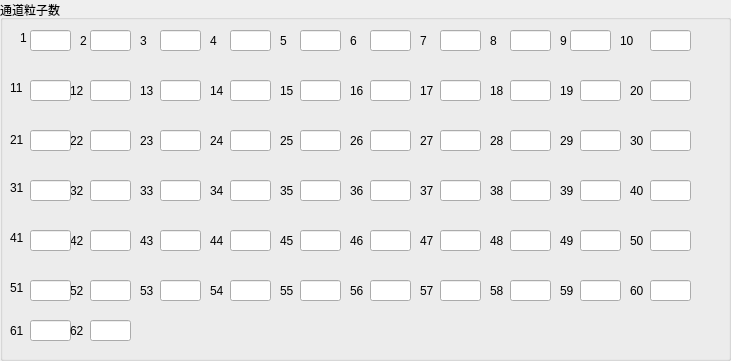
    <widget class="QGroupBox" name="groupBox_3">
     <property name="geometry">
      <rect>
       <x>60</x>
       <y>130</y>
       <width>731</width>
       <height>361</height>
      </rect>
     </property>
     <property name="title">
      <string>通道粒子数</string>
     </property>
     <widget class="QLabel" name="label_56">
      <property name="geometry">
       <rect>
        <x>20</x>
        <y>30</y>
        <width>21</width>
        <height>16</height>
       </rect>
      </property>
      <property name="text">
       <string>1</string>
      </property>
     </widget>
     <widget class="QLineEdit" name="cip_07">
      <property name="geometry">
       <rect>
        <x>30</x>
        <y>30</y>
        <width>41</width>
        <height>21</height>
       </rect>
      </property>
     </widget>
     <widget class="QLabel" name="label_57">
      <property name="geometry">
       <rect>
        <x>80</x>
        <y>30</y>
        <width>21</width>
        <height>21</height>
       </rect>
      </property>
      <property name="text">
       <string>2</string>
      </property>
     </widget>
     <widget class="QLineEdit" name="cip_08">
      <property name="geometry">
       <rect>
        <x>90</x>
        <y>30</y>
        <width>41</width>
        <height>21</height>
       </rect>
      </property>
     </widget>
     <widget class="QLabel" name="label_58">
      <property name="geometry">
       <rect>
        <x>140</x>
        <y>30</y>
        <width>21</width>
        <height>21</height>
       </rect>
      </property>
      <property name="text">
       <string>3</string>
      </property>
     </widget>
     <widget class="QLineEdit" name="cip_09">
      <property name="geometry">
       <rect>
        <x>160</x>
        <y>30</y>
        <width>41</width>
        <height>21</height>
       </rect>
      </property>
     </widget>
     <widget class="QLabel" name="label_59">
      <property name="geometry">
       <rect>
        <x>210</x>
        <y>30</y>
        <width>21</width>
        <height>21</height>
       </rect>
      </property>
      <property name="text">
       <string>4</string>
      </property>
     </widget>
     <widget class="QLineEdit" name="cip_010">
      <property name="geometry">
       <rect>
        <x>230</x>
        <y>30</y>
        <width>41</width>
        <height>21</height>
       </rect>
      </property>
     </widget>
     <widget class="QLabel" name="label_60">
      <property name="geometry">
       <rect>
        <x>280</x>
        <y>30</y>
        <width>21</width>
        <height>21</height>
       </rect>
      </property>
      <property name="text">
       <string>5</string>
      </property>
     </widget>
     <widget class="QLineEdit" name="cip_011">
      <property name="geometry">
       <rect>
        <x>300</x>
        <y>30</y>
        <width>41</width>
        <height>21</height>
       </rect>
      </property>
     </widget>
     <widget class="QLabel" name="label_61">
      <property name="geometry">
       <rect>
        <x>350</x>
        <y>30</y>
        <width>21</width>
        <height>21</height>
       </rect>
      </property>
      <property name="text">
       <string>6</string>
      </property>
     </widget>
     <widget class="QLineEdit" name="cip_012">
      <property name="geometry">
       <rect>
        <x>370</x>
        <y>30</y>
        <width>41</width>
        <height>21</height>
       </rect>
      </property>
     </widget>
     <widget class="QLabel" name="label_62">
      <property name="geometry">
       <rect>
        <x>420</x>
        <y>30</y>
        <width>21</width>
        <height>21</height>
       </rect>
      </property>
      <property name="text">
       <string>7</string>
      </property>
     </widget>
     <widget class="QLineEdit" name="cip_013">
      <property name="geometry">
       <rect>
        <x>440</x>
        <y>30</y>
        <width>41</width>
        <height>21</height>
       </rect>
      </property>
     </widget>
     <widget class="QLabel" name="label_63">
      <property name="geometry">
       <rect>
        <x>490</x>
        <y>30</y>
        <width>21</width>
        <height>21</height>
       </rect>
      </property>
      <property name="text">
       <string>8</string>
      </property>
     </widget>
     <widget class="QLineEdit" name="cip_014">
      <property name="geometry">
       <rect>
        <x>510</x>
        <y>30</y>
        <width>41</width>
        <height>21</height>
       </rect>
      </property>
     </widget>
     <widget class="QLabel" name="label_64">
      <property name="geometry">
       <rect>
        <x>560</x>
        <y>30</y>
        <width>21</width>
        <height>21</height>
       </rect>
      </property>
      <property name="text">
       <string>9</string>
      </property>
     </widget>
     <widget class="QLineEdit" name="cip_015">
      <property name="geometry">
       <rect>
        <x>570</x>
        <y>30</y>
        <width>41</width>
        <height>21</height>
       </rect>
      </property>
     </widget>
     <widget class="QLabel" name="label_65">
      <property name="geometry">
       <rect>
        <x>620</x>
        <y>30</y>
        <width>21</width>
        <height>21</height>
       </rect>
      </property>
      <property name="text">
       <string>10</string>
      </property>
     </widget>
     <widget class="QLineEdit" name="cip_016">
      <property name="geometry">
       <rect>
        <x>650</x>
        <y>30</y>
        <width>41</width>
        <height>21</height>
       </rect>
      </property>
     </widget>
     <widget class="QLabel" name="label_66">
      <property name="geometry">
       <rect>
        <x>280</x>
        <y>80</y>
        <width>21</width>
        <height>21</height>
       </rect>
      </property>
      <property name="text">
       <string>15</string>
      </property>
     </widget>
     <widget class="QLineEdit" name="cip_017">
      <property name="geometry">
       <rect>
        <x>30</x>
        <y>80</y>
        <width>41</width>
        <height>21</height>
       </rect>
      </property>
     </widget>
     <widget class="QLineEdit" name="cip_018">
      <property name="geometry">
       <rect>
        <x>90</x>
        <y>80</y>
        <width>41</width>
        <height>21</height>
       </rect>
      </property>
     </widget>
     <widget class="QLineEdit" name="cip_019">
      <property name="geometry">
       <rect>
        <x>160</x>
        <y>80</y>
        <width>41</width>
        <height>21</height>
       </rect>
      </property>
     </widget>
     <widget class="QLineEdit" name="cip_020">
      <property name="geometry">
       <rect>
        <x>230</x>
        <y>80</y>
        <width>41</width>
        <height>21</height>
       </rect>
      </property>
     </widget>
     <widget class="QLabel" name="label_67">
      <property name="geometry">
       <rect>
        <x>210</x>
        <y>80</y>
        <width>21</width>
        <height>21</height>
       </rect>
      </property>
      <property name="text">
       <string>14</string>
      </property>
     </widget>
     <widget class="QLabel" name="label_68">
      <property name="geometry">
       <rect>
        <x>70</x>
        <y>80</y>
        <width>21</width>
        <height>21</height>
       </rect>
      </property>
      <property name="text">
       <string>12</string>
      </property>
     </widget>
     <widget class="QLabel" name="label_69">
      <property name="geometry">
       <rect>
        <x>420</x>
        <y>80</y>
        <width>21</width>
        <height>21</height>
       </rect>
      </property>
      <property name="text">
       <string>17</string>
      </property>
     </widget>
     <widget class="QLineEdit" name="cip_021">
      <property name="geometry">
       <rect>
        <x>300</x>
        <y>80</y>
        <width>41</width>
        <height>21</height>
       </rect>
      </property>
     </widget>
     <widget class="QLabel" name="label_70">
      <property name="geometry">
       <rect>
        <x>490</x>
        <y>80</y>
        <width>21</width>
        <height>21</height>
       </rect>
      </property>
      <property name="text">
       <string>18</string>
      </property>
     </widget>
     <widget class="QLineEdit" name="cip_022">
      <property name="geometry">
       <rect>
        <x>370</x>
        <y>80</y>
        <width>41</width>
        <height>21</height>
       </rect>
      </property>
     </widget>
     <widget class="QLabel" name="label_71">
      <property name="geometry">
       <rect>
        <x>10</x>
        <y>80</y>
        <width>21</width>
        <height>16</height>
       </rect>
      </property>
      <property name="text">
       <string>11</string>
      </property>
     </widget>
     <widget class="QLabel" name="label_72">
      <property name="geometry">
       <rect>
        <x>560</x>
        <y>80</y>
        <width>21</width>
        <height>21</height>
       </rect>
      </property>
      <property name="text">
       <string>19</string>
      </property>
     </widget>
     <widget class="QLabel" name="label_73">
      <property name="geometry">
       <rect>
        <x>630</x>
        <y>80</y>
        <width>21</width>
        <height>21</height>
       </rect>
      </property>
      <property name="text">
       <string>20</string>
      </property>
     </widget>
     <widget class="QLineEdit" name="cip_023">
      <property name="geometry">
       <rect>
        <x>440</x>
        <y>80</y>
        <width>41</width>
        <height>21</height>
       </rect>
      </property>
     </widget>
     <widget class="QLineEdit" name="cip_024">
      <property name="geometry">
       <rect>
        <x>510</x>
        <y>80</y>
        <width>41</width>
        <height>21</height>
       </rect>
      </property>
     </widget>
     <widget class="QLabel" name="label_74">
      <property name="geometry">
       <rect>
        <x>140</x>
        <y>80</y>
        <width>21</width>
        <height>21</height>
       </rect>
      </property>
      <property name="text">
       <string>13</string>
      </property>
     </widget>
     <widget class="QLineEdit" name="cip_025">
      <property name="geometry">
       <rect>
        <x>580</x>
        <y>80</y>
        <width>41</width>
        <height>21</height>
       </rect>
      </property>
     </widget>
     <widget class="QLineEdit" name="cip_026">
      <property name="geometry">
       <rect>
        <x>650</x>
        <y>80</y>
        <width>41</width>
        <height>21</height>
       </rect>
      </property>
     </widget>
     <widget class="QLabel" name="label_75">
      <property name="geometry">
       <rect>
        <x>350</x>
        <y>80</y>
        <width>21</width>
        <height>21</height>
       </rect>
      </property>
      <property name="text">
       <string>16</string>
      </property>
     </widget>
     <widget class="QLabel" name="label_76">
      <property name="geometry">
       <rect>
        <x>280</x>
        <y>130</y>
        <width>21</width>
        <height>21</height>
       </rect>
      </property>
      <property name="text">
       <string>25</string>
      </property>
     </widget>
     <widget class="QLineEdit" name="cip_029">
      <property name="geometry">
       <rect>
        <x>160</x>
        <y>130</y>
        <width>41</width>
        <height>21</height>
       </rect>
      </property>
     </widget>
     <widget class="QLineEdit" name="cip_028">
      <property name="geometry">
       <rect>
        <x>90</x>
        <y>130</y>
        <width>41</width>
        <height>21</height>
       </rect>
      </property>
     </widget>
     <widget class="QLineEdit" name="cip_032">
      <property name="geometry">
       <rect>
        <x>370</x>
        <y>130</y>
        <width>41</width>
        <height>21</height>
       </rect>
      </property>
     </widget>
     <widget class="QLineEdit" name="cip_031">
      <property name="geometry">
       <rect>
        <x>300</x>
        <y>130</y>
        <width>41</width>
        <height>21</height>
       </rect>
      </property>
     </widget>
     <widget class="QLabel" name="label_77">
      <property name="geometry">
       <rect>
        <x>210</x>
        <y>130</y>
        <width>21</width>
        <height>21</height>
       </rect>
      </property>
      <property name="text">
       <string>24</string>
      </property>
     </widget>
     <widget class="QLabel" name="label_78">
      <property name="geometry">
       <rect>
        <x>70</x>
        <y>130</y>
        <width>21</width>
        <height>21</height>
       </rect>
      </property>
      <property name="text">
       <string>22</string>
      </property>
     </widget>
     <widget class="QLabel" name="label_79">
      <property name="geometry">
       <rect>
        <x>420</x>
        <y>130</y>
        <width>21</width>
        <height>21</height>
       </rect>
      </property>
      <property name="text">
       <string>27</string>
      </property>
     </widget>
     <widget class="QLineEdit" name="cip_027">
      <property name="geometry">
       <rect>
        <x>30</x>
        <y>130</y>
        <width>41</width>
        <height>21</height>
       </rect>
      </property>
     </widget>
     <widget class="QLabel" name="label_80">
      <property name="geometry">
       <rect>
        <x>490</x>
        <y>130</y>
        <width>21</width>
        <height>21</height>
       </rect>
      </property>
      <property name="text">
       <string>28</string>
      </property>
     </widget>
     <widget class="QLineEdit" name="cip_034">
      <property name="geometry">
       <rect>
        <x>510</x>
        <y>130</y>
        <width>41</width>
        <height>21</height>
       </rect>
      </property>
     </widget>
     <widget class="QLabel" name="label_81">
      <property name="geometry">
       <rect>
        <x>10</x>
        <y>130</y>
        <width>21</width>
        <height>20</height>
       </rect>
      </property>
      <property name="text">
       <string>21</string>
      </property>
     </widget>
     <widget class="QLabel" name="label_82">
      <property name="geometry">
       <rect>
        <x>560</x>
        <y>130</y>
        <width>21</width>
        <height>21</height>
       </rect>
      </property>
      <property name="text">
       <string>29</string>
      </property>
     </widget>
     <widget class="QLabel" name="label_83">
      <property name="geometry">
       <rect>
        <x>630</x>
        <y>130</y>
        <width>21</width>
        <height>21</height>
       </rect>
      </property>
      <property name="text">
       <string>30</string>
      </property>
     </widget>
     <widget class="QLineEdit" name="cip_030">
      <property name="geometry">
       <rect>
        <x>230</x>
        <y>130</y>
        <width>41</width>
        <height>21</height>
       </rect>
      </property>
     </widget>
     <widget class="QLineEdit" name="cip_035">
      <property name="geometry">
       <rect>
        <x>580</x>
        <y>130</y>
        <width>41</width>
        <height>21</height>
       </rect>
      </property>
     </widget>
     <widget class="QLabel" name="label_84">
      <property name="geometry">
       <rect>
        <x>140</x>
        <y>130</y>
        <width>21</width>
        <height>21</height>
       </rect>
      </property>
      <property name="text">
       <string>23</string>
      </property>
     </widget>
     <widget class="QLineEdit" name="cip_036">
      <property name="geometry">
       <rect>
        <x>650</x>
        <y>130</y>
        <width>41</width>
        <height>21</height>
       </rect>
      </property>
     </widget>
     <widget class="QLineEdit" name="cip_033">
      <property name="geometry">
       <rect>
        <x>440</x>
        <y>130</y>
        <width>41</width>
        <height>21</height>
       </rect>
      </property>
     </widget>
     <widget class="QLabel" name="label_85">
      <property name="geometry">
       <rect>
        <x>350</x>
        <y>130</y>
        <width>21</width>
        <height>21</height>
       </rect>
      </property>
      <property name="text">
       <string>26</string>
      </property>
     </widget>
     <widget class="QLabel" name="label_86">
      <property name="geometry">
       <rect>
        <x>280</x>
        <y>180</y>
        <width>21</width>
        <height>21</height>
       </rect>
      </property>
      <property name="text">
       <string>35</string>
      </property>
     </widget>
     <widget class="QLineEdit" name="cip_039">
      <property name="geometry">
       <rect>
        <x>160</x>
        <y>180</y>
        <width>41</width>
        <height>21</height>
       </rect>
      </property>
     </widget>
     <widget class="QLineEdit" name="cip_038">
      <property name="geometry">
       <rect>
        <x>90</x>
        <y>180</y>
        <width>41</width>
        <height>21</height>
       </rect>
      </property>
     </widget>
     <widget class="QLineEdit" name="cip_042">
      <property name="geometry">
       <rect>
        <x>370</x>
        <y>180</y>
        <width>41</width>
        <height>21</height>
       </rect>
      </property>
     </widget>
     <widget class="QLineEdit" name="cip_041">
      <property name="geometry">
       <rect>
        <x>300</x>
        <y>180</y>
        <width>41</width>
        <height>21</height>
       </rect>
      </property>
     </widget>
     <widget class="QLabel" name="label_121">
      <property name="geometry">
       <rect>
        <x>210</x>
        <y>180</y>
        <width>21</width>
        <height>21</height>
       </rect>
      </property>
      <property name="text">
       <string>34</string>
      </property>
     </widget>
     <widget class="QLabel" name="label_122">
      <property name="geometry">
       <rect>
        <x>70</x>
        <y>180</y>
        <width>21</width>
        <height>21</height>
       </rect>
      </property>
      <property name="text">
       <string>32</string>
      </property>
     </widget>
     <widget class="QLabel" name="label_123">
      <property name="geometry">
       <rect>
        <x>420</x>
        <y>180</y>
        <width>21</width>
        <height>21</height>
       </rect>
      </property>
      <property name="text">
       <string>37</string>
      </property>
     </widget>
     <widget class="QLineEdit" name="cip_037">
      <property name="geometry">
       <rect>
        <x>30</x>
        <y>180</y>
        <width>41</width>
        <height>21</height>
       </rect>
      </property>
     </widget>
     <widget class="QLabel" name="label_124">
      <property name="geometry">
       <rect>
        <x>490</x>
        <y>180</y>
        <width>21</width>
        <height>21</height>
       </rect>
      </property>
      <property name="text">
       <string>38</string>
      </property>
     </widget>
     <widget class="QLineEdit" name="cip_044">
      <property name="geometry">
       <rect>
        <x>510</x>
        <y>180</y>
        <width>41</width>
        <height>21</height>
       </rect>
      </property>
     </widget>
     <widget class="QLabel" name="label_125">
      <property name="geometry">
       <rect>
        <x>10</x>
        <y>180</y>
        <width>21</width>
        <height>16</height>
       </rect>
      </property>
      <property name="text">
       <string>31</string>
      </property>
     </widget>
     <widget class="QLabel" name="label_126">
      <property name="geometry">
       <rect>
        <x>560</x>
        <y>180</y>
        <width>21</width>
        <height>21</height>
       </rect>
      </property>
      <property name="text">
       <string>39</string>
      </property>
     </widget>
     <widget class="QLabel" name="label_127">
      <property name="geometry">
       <rect>
        <x>630</x>
        <y>180</y>
        <width>21</width>
        <height>21</height>
       </rect>
      </property>
      <property name="text">
       <string>40</string>
      </property>
     </widget>
     <widget class="QLineEdit" name="cip_040">
      <property name="geometry">
       <rect>
        <x>230</x>
        <y>180</y>
        <width>41</width>
        <height>21</height>
       </rect>
      </property>
     </widget>
     <widget class="QLineEdit" name="cip_045">
      <property name="geometry">
       <rect>
        <x>580</x>
        <y>180</y>
        <width>41</width>
        <height>21</height>
       </rect>
      </property>
     </widget>
     <widget class="QLabel" name="label_128">
      <property name="geometry">
       <rect>
        <x>140</x>
        <y>180</y>
        <width>21</width>
        <height>21</height>
       </rect>
      </property>
      <property name="text">
       <string>33</string>
      </property>
     </widget>
     <widget class="QLineEdit" name="cip_046">
      <property name="geometry">
       <rect>
        <x>650</x>
        <y>180</y>
        <width>41</width>
        <height>21</height>
       </rect>
      </property>
     </widget>
     <widget class="QLineEdit" name="cip_043">
      <property name="geometry">
       <rect>
        <x>440</x>
        <y>180</y>
        <width>41</width>
        <height>21</height>
       </rect>
      </property>
     </widget>
     <widget class="QLabel" name="label_129">
      <property name="geometry">
       <rect>
        <x>350</x>
        <y>180</y>
        <width>21</width>
        <height>21</height>
       </rect>
      </property>
      <property name="text">
       <string>36</string>
      </property>
     </widget>
     <widget class="QLabel" name="label_130">
      <property name="geometry">
       <rect>
        <x>280</x>
        <y>230</y>
        <width>21</width>
        <height>21</height>
       </rect>
      </property>
      <property name="text">
       <string>45</string>
      </property>
     </widget>
     <widget class="QLineEdit" name="cip_049">
      <property name="geometry">
       <rect>
        <x>160</x>
        <y>230</y>
        <width>41</width>
        <height>21</height>
       </rect>
      </property>
     </widget>
     <widget class="QLineEdit" name="cip_048">
      <property name="geometry">
       <rect>
        <x>90</x>
        <y>230</y>
        <width>41</width>
        <height>21</height>
       </rect>
      </property>
     </widget>
     <widget class="QLineEdit" name="cip_052">
      <property name="geometry">
       <rect>
        <x>370</x>
        <y>230</y>
        <width>41</width>
        <height>21</height>
       </rect>
      </property>
     </widget>
     <widget class="QLineEdit" name="cip_051">
      <property name="geometry">
       <rect>
        <x>300</x>
        <y>230</y>
        <width>41</width>
        <height>21</height>
       </rect>
      </property>
     </widget>
     <widget class="QLabel" name="label_131">
      <property name="geometry">
       <rect>
        <x>210</x>
        <y>230</y>
        <width>21</width>
        <height>21</height>
       </rect>
      </property>
      <property name="text">
       <string>44</string>
      </property>
     </widget>
     <widget class="QLabel" name="label_132">
      <property name="geometry">
       <rect>
        <x>70</x>
        <y>230</y>
        <width>21</width>
        <height>21</height>
       </rect>
      </property>
      <property name="text">
       <string>42</string>
      </property>
     </widget>
     <widget class="QLabel" name="label_133">
      <property name="geometry">
       <rect>
        <x>420</x>
        <y>230</y>
        <width>21</width>
        <height>21</height>
       </rect>
      </property>
      <property name="text">
       <string>47</string>
      </property>
     </widget>
     <widget class="QLineEdit" name="cip_047">
      <property name="geometry">
       <rect>
        <x>30</x>
        <y>230</y>
        <width>41</width>
        <height>21</height>
       </rect>
      </property>
     </widget>
     <widget class="QLabel" name="label_134">
      <property name="geometry">
       <rect>
        <x>490</x>
        <y>230</y>
        <width>21</width>
        <height>21</height>
       </rect>
      </property>
      <property name="text">
       <string>48</string>
      </property>
     </widget>
     <widget class="QLineEdit" name="cip_054">
      <property name="geometry">
       <rect>
        <x>510</x>
        <y>230</y>
        <width>41</width>
        <height>21</height>
       </rect>
      </property>
     </widget>
     <widget class="QLabel" name="label_135">
      <property name="geometry">
       <rect>
        <x>10</x>
        <y>230</y>
        <width>21</width>
        <height>16</height>
       </rect>
      </property>
      <property name="text">
       <string>41</string>
      </property>
     </widget>
     <widget class="QLabel" name="label_136">
      <property name="geometry">
       <rect>
        <x>560</x>
        <y>230</y>
        <width>21</width>
        <height>21</height>
       </rect>
      </property>
      <property name="text">
       <string>49</string>
      </property>
     </widget>
     <widget class="QLabel" name="label_137">
      <property name="geometry">
       <rect>
        <x>630</x>
        <y>230</y>
        <width>21</width>
        <height>21</height>
       </rect>
      </property>
      <property name="text">
       <string>50</string>
      </property>
     </widget>
     <widget class="QLineEdit" name="cip_050">
      <property name="geometry">
       <rect>
        <x>230</x>
        <y>230</y>
        <width>41</width>
        <height>21</height>
       </rect>
      </property>
     </widget>
     <widget class="QLineEdit" name="cip_055">
      <property name="geometry">
       <rect>
        <x>580</x>
        <y>230</y>
        <width>41</width>
        <height>21</height>
       </rect>
      </property>
     </widget>
     <widget class="QLabel" name="label_138">
      <property name="geometry">
       <rect>
        <x>140</x>
        <y>230</y>
        <width>21</width>
        <height>21</height>
       </rect>
      </property>
      <property name="text">
       <string>43</string>
      </property>
     </widget>
     <widget class="QLineEdit" name="cip_056">
      <property name="geometry">
       <rect>
        <x>650</x>
        <y>230</y>
        <width>41</width>
        <height>21</height>
       </rect>
      </property>
     </widget>
     <widget class="QLineEdit" name="cip_053">
      <property name="geometry">
       <rect>
        <x>440</x>
        <y>230</y>
        <width>41</width>
        <height>21</height>
       </rect>
      </property>
     </widget>
     <widget class="QLabel" name="label_139">
      <property name="geometry">
       <rect>
        <x>350</x>
        <y>230</y>
        <width>21</width>
        <height>21</height>
       </rect>
      </property>
      <property name="text">
       <string>46</string>
      </property>
     </widget>
     <widget class="QLabel" name="label_140">
      <property name="geometry">
       <rect>
        <x>280</x>
        <y>280</y>
        <width>21</width>
        <height>21</height>
       </rect>
      </property>
      <property name="text">
       <string>55</string>
      </property>
     </widget>
     <widget class="QLineEdit" name="cip_059">
      <property name="geometry">
       <rect>
        <x>160</x>
        <y>280</y>
        <width>41</width>
        <height>21</height>
       </rect>
      </property>
     </widget>
     <widget class="QLineEdit" name="cip_058">
      <property name="geometry">
       <rect>
        <x>90</x>
        <y>280</y>
        <width>41</width>
        <height>21</height>
       </rect>
      </property>
     </widget>
     <widget class="QLineEdit" name="cip_062">
      <property name="geometry">
       <rect>
        <x>370</x>
        <y>280</y>
        <width>41</width>
        <height>21</height>
       </rect>
      </property>
     </widget>
     <widget class="QLineEdit" name="cip_061">
      <property name="geometry">
       <rect>
        <x>300</x>
        <y>280</y>
        <width>41</width>
        <height>21</height>
       </rect>
      </property>
     </widget>
     <widget class="QLabel" name="label_141">
      <property name="geometry">
       <rect>
        <x>210</x>
        <y>280</y>
        <width>21</width>
        <height>21</height>
       </rect>
      </property>
      <property name="text">
       <string>54</string>
      </property>
     </widget>
     <widget class="QLabel" name="label_142">
      <property name="geometry">
       <rect>
        <x>70</x>
        <y>280</y>
        <width>21</width>
        <height>21</height>
       </rect>
      </property>
      <property name="text">
       <string>52</string>
      </property>
     </widget>
     <widget class="QLabel" name="label_143">
      <property name="geometry">
       <rect>
        <x>420</x>
        <y>280</y>
        <width>21</width>
        <height>21</height>
       </rect>
      </property>
      <property name="text">
       <string>57</string>
      </property>
     </widget>
     <widget class="QLineEdit" name="cip_057">
      <property name="geometry">
       <rect>
        <x>30</x>
        <y>280</y>
        <width>41</width>
        <height>21</height>
       </rect>
      </property>
     </widget>
     <widget class="QLabel" name="label_144">
      <property name="geometry">
       <rect>
        <x>490</x>
        <y>280</y>
        <width>21</width>
        <height>21</height>
       </rect>
      </property>
      <property name="text">
       <string>58</string>
      </property>
     </widget>
     <widget class="QLineEdit" name="cip_064">
      <property name="geometry">
       <rect>
        <x>510</x>
        <y>280</y>
        <width>41</width>
        <height>21</height>
       </rect>
      </property>
     </widget>
     <widget class="QLabel" name="label_145">
      <property name="geometry">
       <rect>
        <x>10</x>
        <y>280</y>
        <width>21</width>
        <height>16</height>
       </rect>
      </property>
      <property name="text">
       <string>51</string>
      </property>
     </widget>
     <widget class="QLabel" name="label_146">
      <property name="geometry">
       <rect>
        <x>560</x>
        <y>280</y>
        <width>21</width>
        <height>21</height>
       </rect>
      </property>
      <property name="text">
       <string>59</string>
      </property>
     </widget>
     <widget class="QLabel" name="label_147">
      <property name="geometry">
       <rect>
        <x>630</x>
        <y>280</y>
        <width>21</width>
        <height>21</height>
       </rect>
      </property>
      <property name="text">
       <string>60</string>
      </property>
     </widget>
     <widget class="QLineEdit" name="cip_060">
      <property name="geometry">
       <rect>
        <x>230</x>
        <y>280</y>
        <width>41</width>
        <height>21</height>
       </rect>
      </property>
     </widget>
     <widget class="QLineEdit" name="cip_065">
      <property name="geometry">
       <rect>
        <x>580</x>
        <y>280</y>
        <width>41</width>
        <height>21</height>
       </rect>
      </property>
     </widget>
     <widget class="QLabel" name="label_148">
      <property name="geometry">
       <rect>
        <x>140</x>
        <y>280</y>
        <width>21</width>
        <height>21</height>
       </rect>
      </property>
      <property name="text">
       <string>53</string>
      </property>
     </widget>
     <widget class="QLineEdit" name="cip_066">
      <property name="geometry">
       <rect>
        <x>650</x>
        <y>280</y>
        <width>41</width>
        <height>21</height>
       </rect>
      </property>
     </widget>
     <widget class="QLineEdit" name="cip_063">
      <property name="geometry">
       <rect>
        <x>440</x>
        <y>280</y>
        <width>41</width>
        <height>21</height>
       </rect>
      </property>
     </widget>
     <widget class="QLabel" name="label_149">
      <property name="geometry">
       <rect>
        <x>350</x>
        <y>280</y>
        <width>21</width>
        <height>21</height>
       </rect>
      </property>
      <property name="text">
       <string>56</string>
      </property>
     </widget>
     <widget class="QLineEdit" name="cip_067">
      <property name="geometry">
       <rect>
        <x>30</x>
        <y>320</y>
        <width>41</width>
        <height>21</height>
       </rect>
      </property>
     </widget>
     <widget class="QLineEdit" name="cip_068">
      <property name="geometry">
       <rect>
        <x>90</x>
        <y>320</y>
        <width>41</width>
        <height>21</height>
       </rect>
      </property>
     </widget>
     <widget class="QLabel" name="label_190">
      <property name="geometry">
       <rect>
        <x>10</x>
        <y>320</y>
        <width>21</width>
        <height>21</height>
       </rect>
      </property>
      <property name="text">
       <string>61</string>
      </property>
     </widget>
     <widget class="QLabel" name="label_191">
      <property name="geometry">
       <rect>
        <x>70</x>
        <y>320</y>
        <width>21</width>
        <height>21</height>
       </rect>
      </property>
      <property name="text">
       <string>62</string>
      </property>
     </widget>
    </widget>
